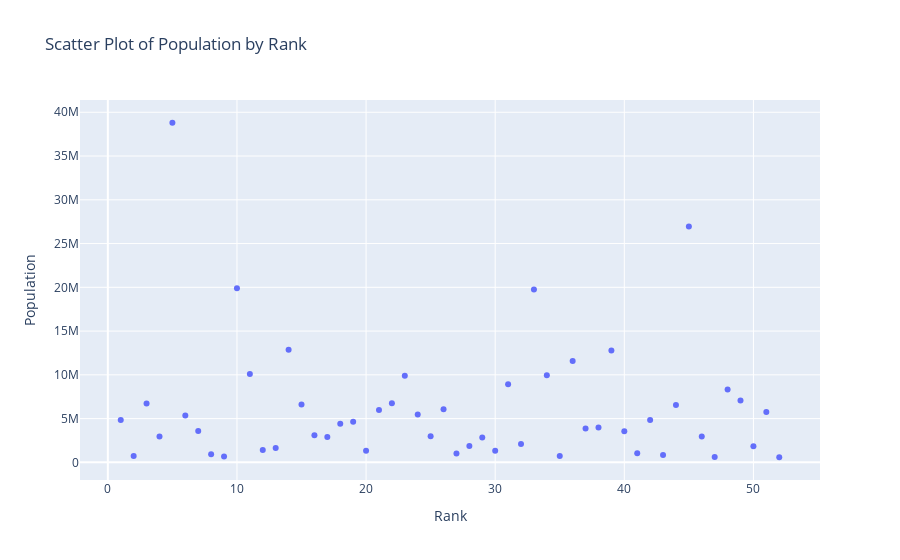

Here is the notebook cell this chart was saved with:
### Markdown cell above
4. Write a program to draw a scatter plot for a given dataset and show datalabels on hover
https://raw.githubusercontent.com/plotly/datasets/master/2014_usa_states.csv

### Code cell
import numpy as np
import plotly.express as px
import logging
import pandas as pd

''' 
    @Author: v sanjay kumar
    @Date: 2024-08-13 04:00:30
    @Last Modified by: v sanjay kumar
    @Last Modified time: 2024-08-13 04:00:30.
    @Title :program to draw line and scatter plots for random 500 x and y coordinates
'''

logging.basicConfig(filename='app6.log', level=logging.INFO, format='%(asctime)s - %(levelname)s - %(message)s')

def plot_scatter(url):
    '''
    Function takes the URL of a CSV file and plots the scatter plot

    Parameters:
    url (str): The URL of the dataset
    
    Returns:
    None
    '''
    try:
        df = pd.read_csv(url)
        logging.info('Dataset loaded successfully.')

        fig = px.scatter(data_frame=df, x='Rank', y='Population', title='Scatter Plot of Population by Rank')
        logging.info('Scatter plot created successfully.')

        fig.update_layout(xaxis_title='Rank', yaxis_title='Population')
        fig.show()
        logging.info('Plot displayed successfully.')

    except Exception as e:
        logging.error(f"Error occurred: {e}")

def main():
    try:
        url = 'https://raw.githubusercontent.com/plotly/datasets/master/2014_usa_states.csv'
        plot_scatter(url)
    except Exception as e:
        logging.error(f"Error in main: {e}")

if __name__ == "__main__":
    main()

### Figure 1 — Plotly figure (JSON) as saved in the notebook; plotly's stock layout.template omitted (floating-point values rounded to 4 significant figures)
{"data": [{"hovertemplate": "Rank=%{x}<br>Population=%{y}<extra></extra>", "legendgroup": "", "marker": {"color": "#636efa", "symbol": "circle"}, "mode": "markers", "name": "", "orientation": "v", "showlegend": false, "type": "scatter", "x": [1, 2, 3, 4, 5, 6, 7, 8, 9, 10, 11, 12, 13, 14, 15, 16, 17, 18, 19, 20, 21, 22, 23, 24, 25, 26, 27, 28, 29, 30, 31, 32, 33, 34, 35, 36, 37, 38, 39, 40, 41, 42, 43, 44, 45, 46, 47, 48, 49, 50, 51, 52], "xaxis": "x", "y": [4849377, 736732, 6731484, 2966369, 38802500, 5355866, 3596677, 935614, 658893, 19893297, 10097343, 1419561, 1634464, 12880580, 6596855, 3107126, 2904021, 4413457, 4649676, 1330089, 5976407, 6745408, 9909877, 5457173, 2994079, 6063589, 1023579, 1881503, 2839098, 1326813, 8938175, 2085572, 19746227, 9943964, 739482, 11594163, 3878051, 3970239, 12787209, 3548397, 1055173, 4832482, 853175, 6549352, 26956958, 2942902, 626562, 8326289, 7061530, 1850326, 5757564, 584153], "yaxis": "y"}], "layout": {"legend": {"tracegroupgap": 0}, "title": {"text": "Scatter Plot of Population by Rank"}, "xaxis": {"anchor": "y", "domain": [0, 1], "title": {"text": "Rank"}}, "yaxis": {"anchor": "x", "domain": [0, 1], "title": {"text": "Population"}}}}
